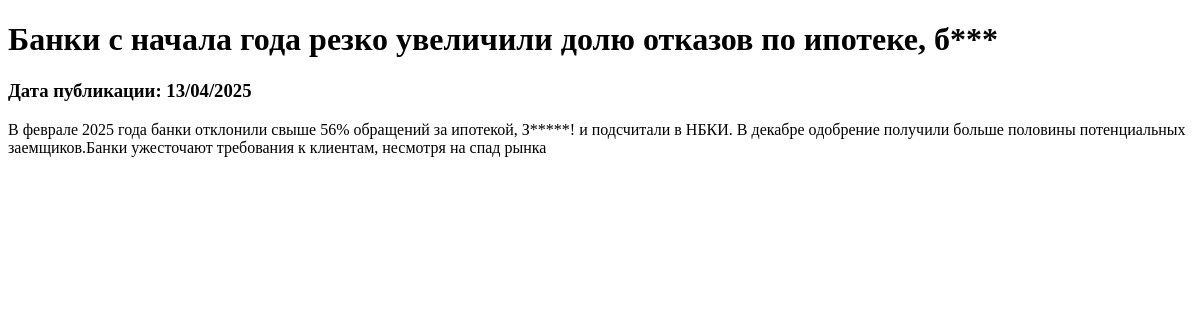
Before: /news/3 with the older database file.
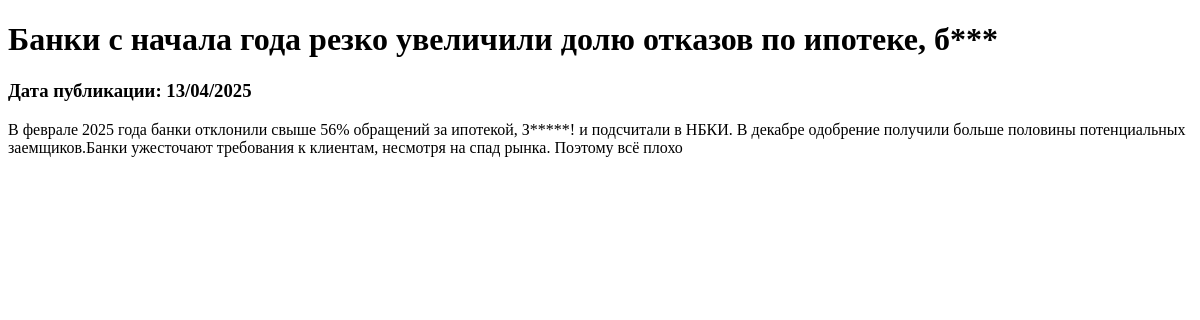
After: the same page with the newer database file.
### new_app/models.py (models this page shows, shortened)
class Post(models.Model):
    title = models.CharField()
    text = models.TextField()
    rating = models.IntegerField(default = 0)
    type = models.CharField(max_length = 2, choices = POST_TYPE, default = news)
    data_create = models.DateField(auto_now_add = True)
    author = models.ForeignKey(Author, on_delete=models.CASCADE)
    categories = models.ManyToManyField(Category, through='PostCategory')

### new_app/views.py (the view)
# urls.py: path('<int:pk>', PostDetail.as_view(), name='post_detail'),
class PostDetail(DetailView):
    model = Post
    template_name = 'post.html'
    context_object_name = 'post'

### new_app/templatetags/custom_filters.py (called while the page is built)
@register.filter(name='censor')
def currency(value):
    try:
        words_value = value.split()
        censored_value = ''
        for word in words_value:
            word_clean = ''.join(re.findall('[а-яА-яЁё]', word))
            if word[1:].islower():
                if word_clean.lower() in CENSORED_WORDS:
                    censored_value += word.replace(word_clean[1:], len(word_clean[1:]) * '*') + ' '
                else:
                    censored_value += word + ' '
            else:
                censored_value += word + ' '
        return censored_value[:-1]
    except Exception as e:
        print(e)
        return ''

### templates/post.html (shortened to what this page needs)
{% extends 'flatpages/default.html' %}
{% load custom_filters %}
{% block content %}
    <h1>{{ post.title|censor }}</h1>
    <h3>Дата публикации: {{ post.data_create|date:"d/m/Y" }}</h3>
    <p>{{ post.text|censor }}</p>
{% endblock content %}

Changed rows visible on the page:
changed Post "Банки с начала года резко увеличили долю отказов по ипотеке, б***": text|censor "…клиентам, несмотря на спад рынка" → "…клиентам, несмотря на спад рынка. Поэтому всё плохо"
